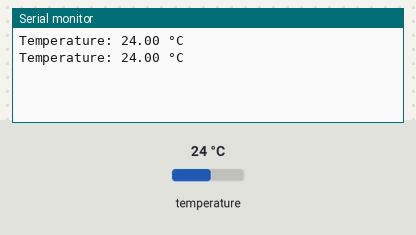
Recording of a sketch running on a simulated Arduino Uno, built with avr-gcc and run on an emulated ATmega328P. On the bench: the last lines printed to the serial monitor. The inputs (shaded band) are chosen by the test bench; at power-on: temperature 24 °C.

Above: at 3.3 s.
3.4 s: temperature set to 12 °C
At 4.7 s:
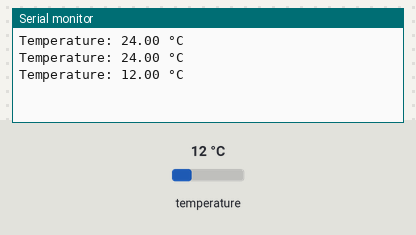
5.9 s: temperature set to 19 °C
At 7.2 s:
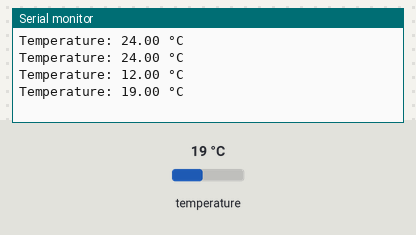
Timing chart, 0 to 8.9 s (numbered marks = the images above; inputs shaded):
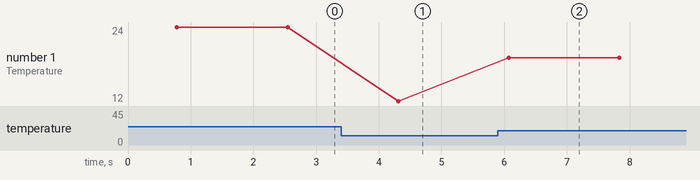

The sketch:

test_ds18b20.ino
```cpp
// include library sensor suhu
#include <OneWire.h>
#include <DallasTemperature.h>

// mendefinisikan pada pin berapa sensor digunakan
#define ONE_WIRE_BUS 11

// Create a new instance of the oneWire class to communicate with any OneWire device:
OneWire oneWire(ONE_WIRE_BUS);

// Pass the oneWire reference to DallasTemperature library:
DallasTemperature sensors(&oneWire);

void setup()
{
  // Begin serial communication at a baud rate of 9600:
  Serial.begin(9600);
  // Start up the library:
  sensors.begin();
}

void loop()
{
  // Send the command for all devices on the bus to perform a temperature conversion:
  sensors.requestTemperatures();

  // Fetch the temperature in degrees Celsius for device index:
  float tempC = sensors.getTempCByIndex(0); // the index 0 refers to the first device
  // Fetch the temperature in degrees Fahrenheit for device index:
  // float tempF = sensors.getTempFByIndex(0);

  // Print the temperature in Celsius in the Serial Monitor:
  Serial.print("Temperature: ");
  Serial.print(tempC);
  Serial.print(" \xC2\xB0"); // shows degree symbol
  Serial.println("C");

  // Wait 1 second:
  delay(1000);
}
```

Measured:
- after the input at 3.4 s, the serial monitor: prints a new line after 0.91 s (image 1)
- after the input at 5.9 s, the serial monitor: prints a new line after 0.17 s (image 2)
- plotted number 1: 24 → 12 after the input at 3.4 s, 12 → 19 after the input at 5.9 s
